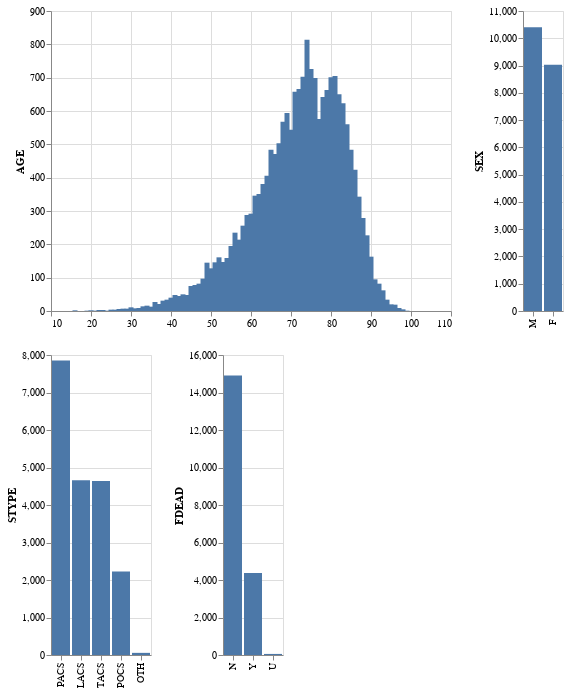

This figure's notebook cell:
### Markdown cell above
## Imbalance Check

### Code cell
def bar_plot_age(column):

  
  count_age = df[column].value_counts().reset_index()
  chart = alt.Chart(count_age
          ).mark_bar().encode(
              x=alt.X('index',
              title='',
              sort=alt.EncodingSortField(field="index",
                                         op="count",
                                         order='ascending')),
              y=alt.Y(column)
                                         
          )
  return chart

top = bar_plot_age('AGE') | bar_plot_age('SEX')
bottom = bar_plot_age('STYPE') | bar_plot_age('FDEAD')
alt.vconcat(top,bottom)

### Figure 1 — Vega-Lite specification as saved in the notebook (floating-point values rounded to 4 significant figures)
{"config": {"view": {"continuousWidth": 400, "continuousHeight": 300}}, "vconcat": [{"hconcat": [{"data": {"name": "data-f7090f96442fd54baa98f799deee09d7"}, "mark": "bar", "encoding": {"x": {"type": "quantitative", "field": "index", "sort": {"field": "index", "op": "count", "order": "ascending"}, "title": ""}, "y": {"type": "quantitative", "field": "AGE"}}}, {"data": {"name": "data-0bff43f17b6d0e0cebeafd8506c614e4"}, "mark": "bar", "encoding": {"x": {"type": "nominal", "field": "index", "sort": {"field": "index", "op": "count", "order": "ascending"}, "title": ""}, "y": {"type": "quantitative", "field": "SEX"}}}]}, {"hconcat": [{"data": {"name": "data-2e8a0553a6459a14ab3c33b397e1ba6c"}, "mark": "bar", "encoding": {"x": {"type": "nominal", "field": "index", "sort": {"field": "index", "op": "count", "order": "ascending"}, "title": ""}, "y": {"type": "quantitative", "field": "STYPE"}}}, {"data": {"name": "data-eb2ab9851351831cf1eaa485aed4ea50"}, "mark": "bar", "encoding": {"x": {"type": "nominal", "field": "index", "sort": {"field": "index", "op": "count", "order": "ascending"}, "title": ""}, "y": {"type": "quantitative", "field": "FDEAD"}}}]}], "$schema": "https://vega.github.io/schema/vega-lite/v4.8.1.json", "datasets": {"data-f7090f96442fd54baa98f799deee09d7": [{"index": 74, "AGE": 814}, {"index": 75, "AGE": 726}, {"index": 81, "AGE": 705}, {"index": 73, "AGE": 703}, {"index": 80, "AGE": 701}, {"index": 76, "AGE": 699}, {"index": 72, "AGE": 666}, {"index": 79, "AGE": 663}, {"index": 71, "AGE": 658}, {"index": 82, "AGE": 650}, {"index": 78, "AGE": 642}, {"index": 83, "AGE": 623}, {"index": 69, "AGE": 594}, {"index": 77, "AGE": 576}, {"index": 68, "AGE": 568}, {"index": 84, "AGE": 560}, {"index": 70, "AGE": 544}, {"index": 67, "AGE": 503}, {"index": 65, "AGE": 484}, {"index": 85, "AGE": 484}, {"index": 66, "AGE": 471}, {"index": 86, "AGE": 424}, {"index": 64, "AGE": 406}, {"index": 63, "AGE": 381}, {"index": 62, "AGE": 351}, {"index": 61, "AGE": 346}, {"index": 87, "AGE": 343}, {"index": 60, "AGE": 292}, {"index": 59, "AGE": 288}, {"index": 88, "AGE": 279}, {"index": 58, "AGE": 256}, {"index": 56, "AGE": 235}, {"index": 89, "AGE": 227}, {"index": 57, "AGE": 214}, {"index": 55, "AGE": 195}, {"index": 90, "AGE": 163}, {"index": 52, "AGE": 161}, {"index": 54, "AGE": 159}, {"index": 53, "AGE": 147}, {"index": 51, "AGE": 146}, {"index": 49, "AGE": 145}, {"index": 50, "AGE": 128}, {"index": 48, "AGE": 97}, {"index": 91, "AGE": 95}, {"index": 47, "AGE": 82}, {"index": 92, "AGE": 82}, {"index": 46, "AGE": 78}, {"index": 45, "AGE": 75}, {"index": 93, "AGE": 62}, {"index": 43, "AGE": 50}, {"index": 44, "AGE": 48}, {"index": 41, "AGE": 48}, {"index": 42, "AGE": 45}, {"index": 40, "AGE": 40}, {"index": 94, "AGE": 34}, {"index": 39, "AGE": 34}, {"index": 38, "AGE": 31}, {"index": 36, "AGE": 27}, {"index": 37, "AGE": 21}, {"index": 95, "AGE": 20}, {"index": 96, "AGE": 19}, {"index": 34, "AGE": 16}, {"index": 33, "AGE": 14}, {"index": 35, "AGE": 13}, {"index": 30, "AGE": 11}, {"index": 97, "AGE": 9}, {"index": 32, "AGE": 9}, {"index": 31, "AGE": 8}, {"index": 29, "AGE": 7}, {"index": 28, "AGE": 7}, {"index": 27, "AGE": 6}, {"index": 98, "AGE": 5}, {"index": 25, "AGE": 4}, {"index": 26, "AGE": 4}, {"index": 22, "AGE": 3}, {"index": 23, "AGE": 3}, {"index": 16, "AGE": 2}, {"index": 20, "AGE": 2}, {"index": 24, "AGE": 1}, {"index": 19, "AGE": 1}, {"index": 21, "AGE": 1}, {"index": 99, "AGE": 1}], "data-0bff43f17b6d0e0cebeafd8506c614e4": [{"index": "M", "SEX": 10407}, {"index": "F", "SEX": 9028}], "data-2e8a0553a6459a14ab3c33b397e1ba6c": [{"index": "PACS", "STYPE": 7855}, {"index": "LACS", "STYPE": 4657}, {"index": "TACS", "STYPE": 4638}, {"index": "POCS", "STYPE": 2228}, {"index": "OTH", "STYPE": 57}], "data-eb2ab9851351831cf1eaa485aed4ea50": [{"index": "N", "FDEAD": 14910}, {"index": "Y", "FDEAD": 4369}, {"index": "U", "FDEAD": 57}]}}
